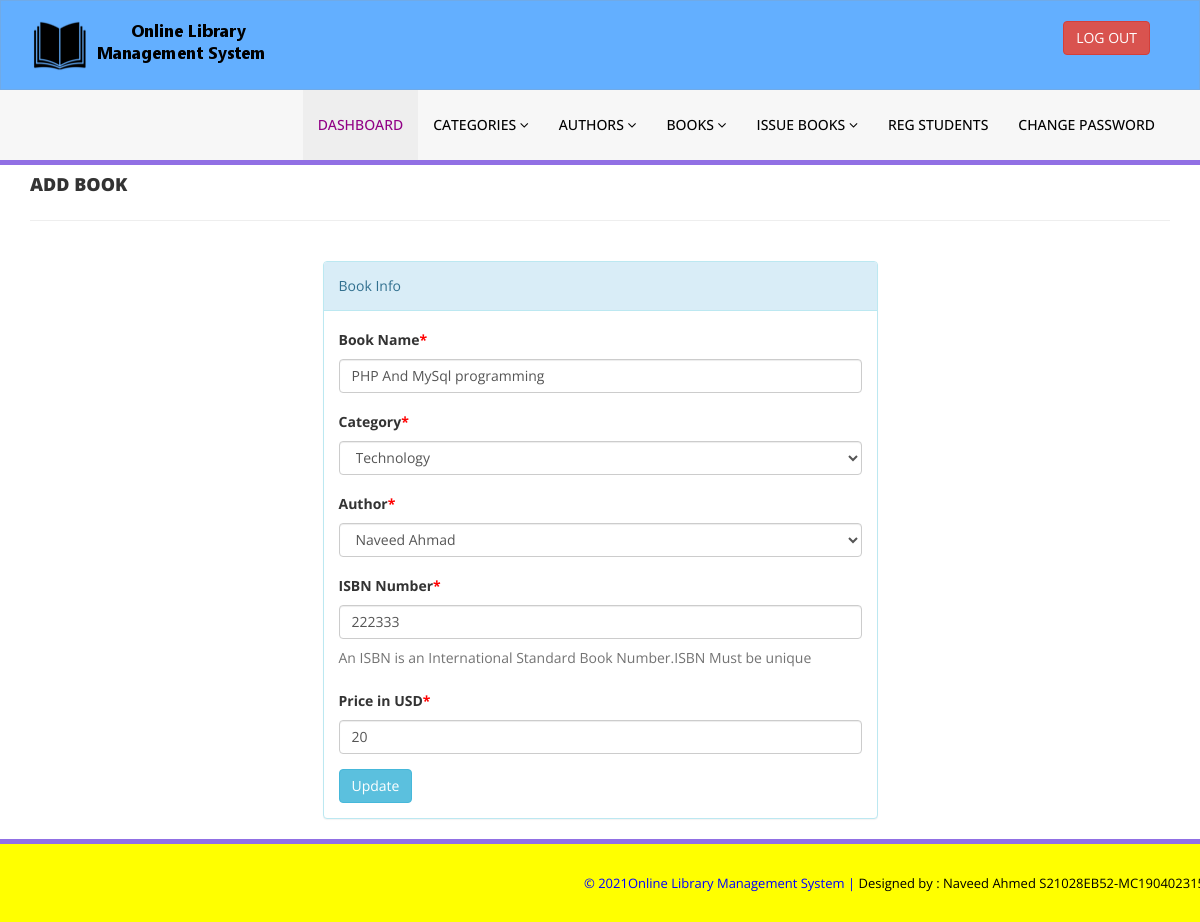
Screenshot of /admin/edit-book.php?bookid=1 (signed in) with the database file from the repository.
### tables this page shows
CREATE TABLE `tblbooks` (
  `id` int(11) NOT NULL,
  `BookName` varchar(255) DEFAULT NULL,
  `CatId` int(11) DEFAULT NULL,
  `AuthorId` int(11) DEFAULT NULL,
  `ISBNNumber` int(11) DEFAULT NULL,
  `BookPrice` int(11) DEFAULT NULL,
  `RegDate` timestamp NULL DEFAULT current_timestamp(),
  `UpdationDate` timestamp NULL DEFAULT NULL ON UPDATE current_timestamp(),
  `copies` int(11) DEFAULT NULL
);

CREATE TABLE `tblcategory` (
  `id` int(11) NOT NULL,
  `CategoryName` varchar(150) DEFAULT NULL,
  `Status` int(1) DEFAULT NULL,
  `CreationDate` timestamp NULL DEFAULT current_timestamp(),
  `UpdationDate` timestamp NULL DEFAULT '0000-00-00 00:00:00' ON UPDATE current_timestamp()
);

CREATE TABLE `tblauthors` (
  `id` int(11) NOT NULL,
  `AuthorName` varchar(159) DEFAULT NULL,
  `creationDate` timestamp NULL DEFAULT current_timestamp(),
  `UpdationDate` timestamp NULL DEFAULT NULL ON UPDATE current_timestamp()
);

### admin/edit-book.php (the view, shortened to what this page needs)
<?php
include('includes/config.php');
if(strlen($_SESSION['alogin'])==0)
    {
header('location:index.php');
}
else{
?>
<!DOCTYPE html>
<html xmlns="http://www.w3.org/1999/xhtml">
<head>
    <link href="assets/css/bootstrap.css" rel="stylesheet" />
    <link href="assets/css/font-awesome.css" rel="stylesheet" />
    <link href="assets/css/style.css" rel="stylesheet" />
</head>
<body>
<?php include('includes/header.php');?>
    <div class="content-wra
    <div class="content-wrapper">
         <div class="container">
        <div class="row pad-botm">
            <div class="col-md-12">
                <h4 class="header-line">Add Book</h4>
                            </div>
</div>
<div class="row">
<div class="col-md-6 col-sm-6 col-xs-12 col-md-offset-3"">
<div class="panel panel-info">
<div class="panel-heading">
Book Info
</div>
<div class="panel-body">
<form role="form" method="post">
<?php
$bookid=intval($_GET['bookid']);
$sql = "SELECT tblbooks.BookName,tblcategory.CategoryName,tblcategory.id as cid,tblauthors.AuthorName,tblauthors.id as athrid,tblbooks.ISBNNumber,tblbooks.BookPrice,tblbooks.id as bookid from  tblbooks join tblcategory on tblcategory.id=tblbooks.CatId join tblauthors on tblauthors.id=tblbooks.AuthorId where tblbooks.id=:bookid";
$query = $dbh -> prepare($sql);
$query->bindParam(':bookid',$bookid,PDO::PARAM_STR);
$query->execute();
$results=$query->fetchAll(PDO::FETCH_OBJ);
if($query->rowCount() > 0)
{
foreach($results as $result)
{               ?>
<div class="form-group">
<label>Book Name<span style="color:red;">*</span></label>
<input class="form-control" type="text" name="bookname" value="<?php echo htmlentities($result->BookName);?>" required />
</div>
<div class="form-group">
<label> Category<span style="color:red;">*</span></label>
<select class="form-control" name="category" required="required">
<option value="<?php echo htmlentities($result->cid);?>"> <?php echo htmlentities($catname=$result->CategoryName);?></option>
</select>
</div>
<div class="form-group">
<label> Author<span style="color:red;">*</span></label>
<select class="form-control" name="author" required="required">
<option value="<?php echo htmlentities($result->athrid);?>"> <?php echo htmlentities($athrname=$result->AuthorName);?></option>
</select>
</div>
<div class="form-group">
<label>ISBN Number<span style="color:red;">*</span></label>
<input class="form-control" type="text" name="isbn" value="<?php echo htmlentities($result->ISBNNumber);?>"  required="required" />
<p class="help-block">An ISBN is an International Standard Book Number.ISBN Must be unique</p>
</div>
 <div class="form-group">
 <label>Price in USD<span style="color:red;">*</span></label>
 <input class="form-control" type="text" name="price" value="<?php echo htmlentities($result->BookPrice);?>"   required="required" />
 </div>
 <?php }} ?>
<button type="submit" name="update" class="btn btn-info">Update </button>
                                    </form>
                            </div>
                        </div>
                            </div>
        </div>
    </div>
    </div>
  <?php include('includes/footer.php');?>
</body>
</html>
<?php } ?>

### admin/assets/css/style.css (style rules this page uses)
.header-line { font-weight:900; padding-bottom:25px; border-bottom:1px solid #eeeeee; text-transform:uppercase; }
.pad-botm { padding-bottom:30px; }

### rows the page displays
tblbooks: bookname "PHP And MySql programming", category "Technology", author "Naveed Ahmad", isbn "222333", price "20"
